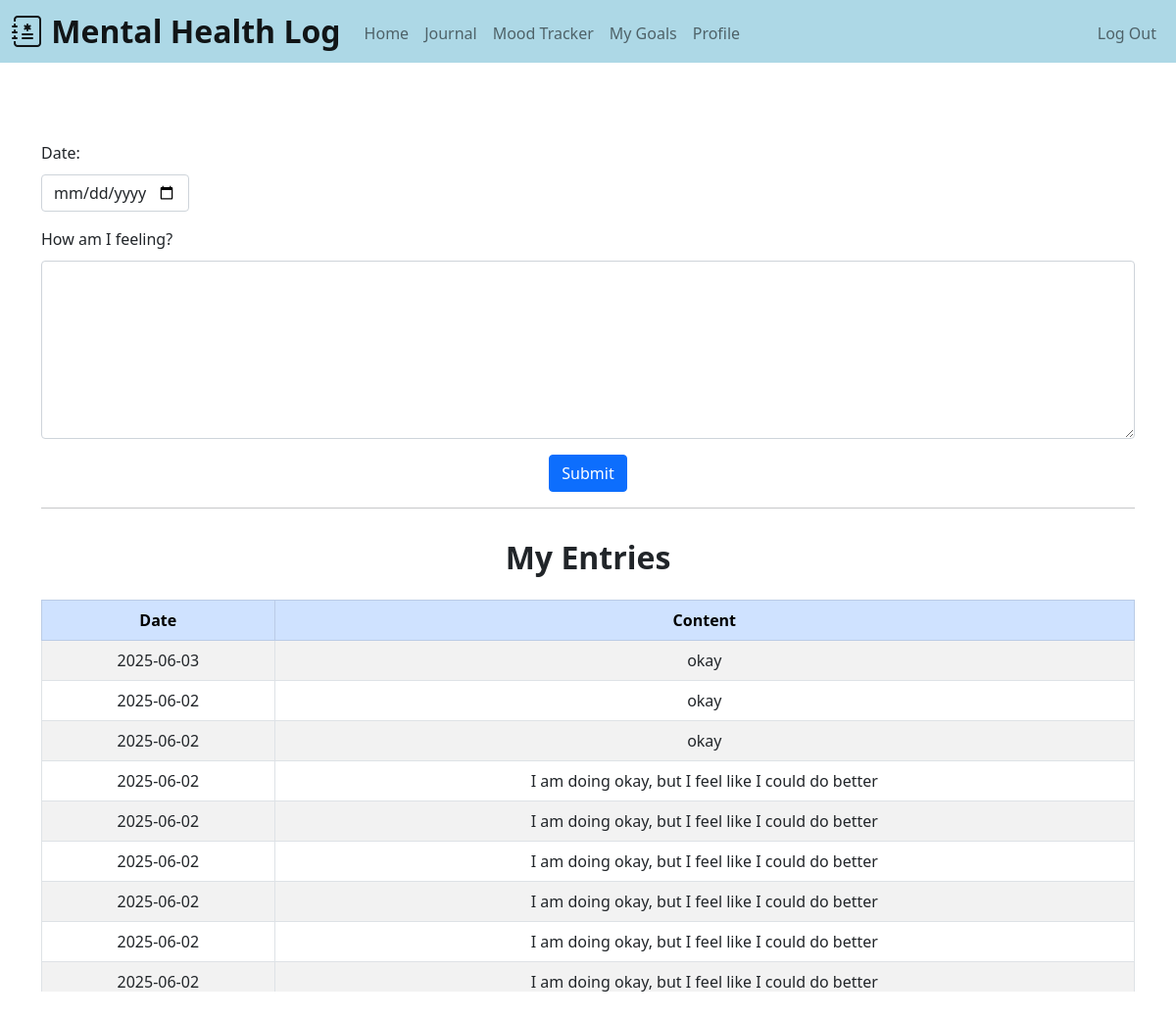
Screenshot of /entry (signed in) with the database file from the repository.
### tables this page shows
CREATE TABLE entries (
            id INTEGER PRIMARY KEY AUTOINCREMENT NOT NULL,
            user_id INTEGER NOT NULL,
            date DATE NOT NULL,
            content TEXT NOT NULL,
            FOREIGN KEY (user_id) REFERENCES users(id));

### app.py (the view, shortened to what this page needs)
@app.route("/entry", methods=["GET", "POST"])
@login_required
def journal_log():
    conn = db_connection()
    cur = conn.cursor()
    cur.execute("SELECT date, content FROM entries WHERE user_id = ? ORDER BY date DESC", (session["user_id"],))
    entries = cur.fetchall()
    conn.close()
    today = date.today()
    return render_template("journal.html", today=today, entries=entries)

### helper.py (called while the page is built)
def db_connection():
    conn = sqlite3.connect('mental_health.db')
    conn.row_factory = sqlite3.Row
    return conn

def login_required(f):
    @wraps(f)
    def decorated_function(*args, **kwargs):
        if session.get("user_id") is None:
            return redirect("/login")
        return f(*args, **kwargs)
    return decorated_function

### templates/journal.html (shortened to what this page needs)
{% extends "layout.html" %}
{% block main %}
    <form action="/entry" method="post">
        <div style="text-align: left; padding-bottom: 10px;">Date:</div>
        <div class="mb-3">
            <input autocomplete="off" class="form-control w-auto" name="date" type="date" min="{{ birthdate }}" max="{{ today }}">
        </div>
        <div style="text-align: left; padding-bottom: 10px;">How am I feeling?</div>
        <div class="mb-3">
            <textarea autocomplete="off" class="form-control mb-3" name="content" rows="7"></textarea>
        </div>
        <div class="mb-3">
            <button class="btn btn-primary" type="submit">Submit</button>
        </div>
    </form>
    <hr>
    <h2 style="padding-top: 15px; padding-bottom: 15px;"><b>My Entries</b></h2>
    <div style="max-height: 400px; overflow-y: auto;">
        <table class="table table-striped table-bordered">
            <thead class="table-primary text-center">
                <tr>
                    <th>Date</th>
                    <th>Content</th>
                </tr>
            </thead>
            <tbody>
                {% for entry in entries %}
                    <tr>
                        <td>{{ entry["date"] }}</td>
                        <td>{{ entry["content"] }}</td>
                    </tr>
                {% endfor %}
            </tbody>
        </table>
    </div>
{% endblock %}

### templates/layout.html (shortened to what this page needs)
<!DOCTYPE html>
<html>
    <head>
        <link href="https://cdn.jsdelivr.net/npm/bootstrap@5.0.2/dist/css/bootstrap.min.css" rel="stylesheet">
        <link rel="stylesheet" href="https://cdn.jsdelivr.net/npm/bootstrap-icons@1.13.1/font/bootstrap-icons.min.css">
        <link href="/static/style.css" rel="stylesheet">
    </head>
    <body>
        <header>
            <nav class="navbar navbar-expand-lg navbar-light" style="background-color: lightblue;">
                <div class="container-fluid">
                    <a class="navbar-brand mb-0 h1" href="/"><i class="bi bi-journal-medical"></i> Mental Health Log</a>
                    <div class="collapse navbar-collapse" id="navbar">
                        {% if session["user_id"] %}
                            <ul class="navbar-nav me-auto mt-1">
                                <li class="nav-item"><a class="nav-link" href="/">Home</a></li>
                                <li class="nav-item"><a class="nav-link" href="/entry">Journal</a></li>
                                <li class="nav-item"><a class="nav-link" href="/tracker">Mood Tracker</a></li>
                                <li class="nav-item"><a class="nav-link" href="/goals">My Goals</a></li>
                                <li class="nav-item"><a class="nav-link" href="/profile">Profile</a></li>
                            </ul>
                            <ul class="navbar-nav ms-auto mt-1">
                                <li class="nav-item"><a class="nav-link" href="/logout">Log Out</a></li>
                            </ul>
                        {% else %}
                            <ul class="navbar-nav ms-auto mt-1">
                                <li class="nav-item"><a class="nav-link" href="/login">Log In</a></li>
                                <li class="nav-item"><a class="nav-link" href="/register">Register</a></li>
                            </ul>
                        {% endif %}
                    </div>
                </div>
            </nav>
        </header>
        <main class="container big-padding text-center">
            {% block main %}{% endblock %}
        </main>
    </body>
</html>

### static/style.css (style rules this page uses)
.navbar-brand { font-weight: 600; font-size: xx-large; }
.big-padding { padding-top: 5rem; padding-bottom: 5rem; }

### rows the page displays
entries: date "2025-06-03", content "okay"
entries: date "2025-06-02", content "okay"
entries: date "2025-06-02", content "okay"
entries: date "2025-06-02", content "I am doing okay, but I feel like I could do better"
entries: date "2025-06-02", content "I am doing okay, but I feel like I could do better"
entries: date "2025-06-02", content "I am doing okay, but I feel like I could do better"
entries: date "2025-06-02", content "I am doing okay, but I feel like I could do better"
entries: date "2025-06-02", content "I am doing okay, but I feel like I could do better"
entries: date "2025-06-02", content "I am doing okay, but I feel like I could do better"
